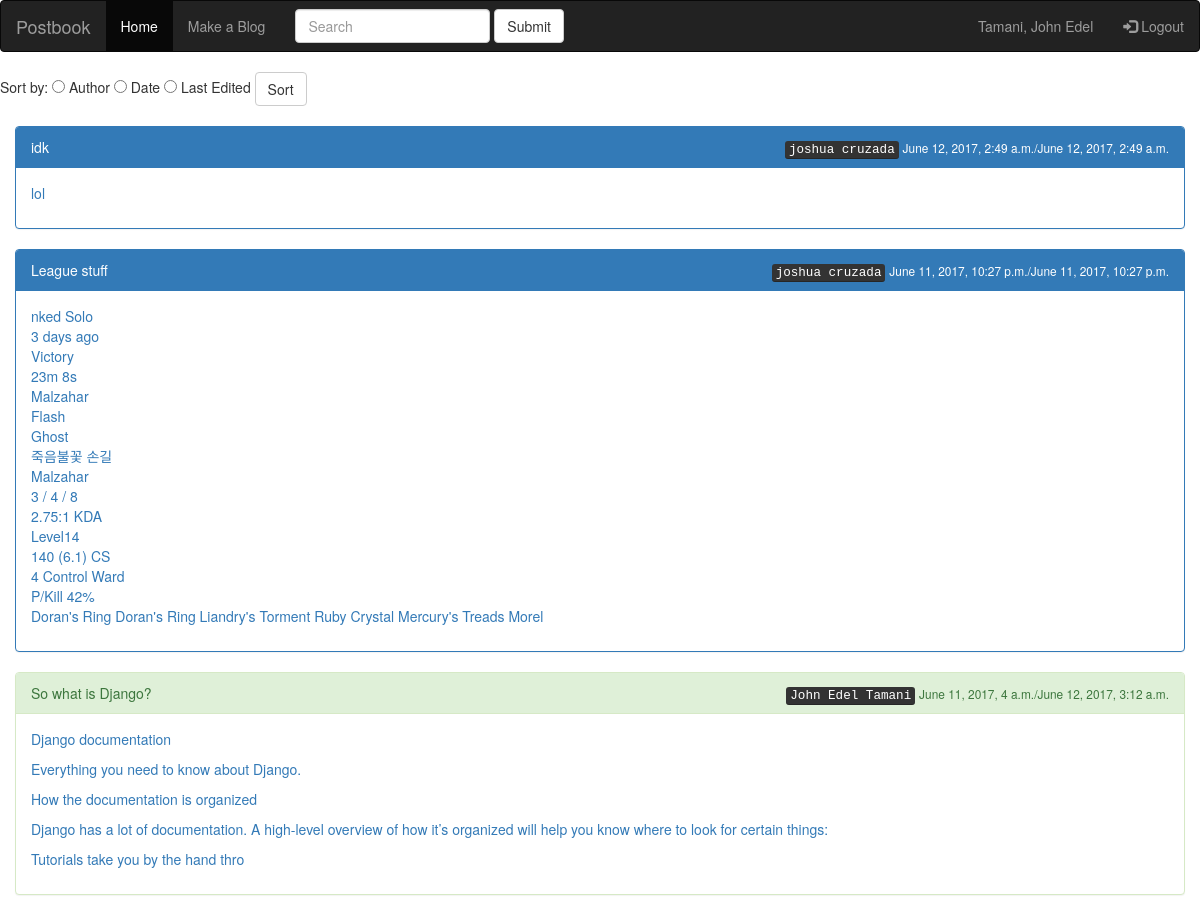
Screenshot of /blog/home (signed in) with the database file from the repository.
### blog/models.py (models this page shows, shortened)
class Author(models.Model):
    first_name = models.CharField(max_length=100)
    last_name = models.CharField(max_length=100)
    password = models.CharField(max_length=100)
    username = models.CharField(max_length=100, primary_key= True)

class Post(models.Model):
    author = models.ForeignKey(Author, on_delete = models.CASCADE)
    cdate = models.DateTimeField(editable=False)
    edate = models.DateTimeField()
    title = models.CharField(max_length = 100)
    content = models.TextField()

### blog/views.py (the view)
# urls.py: url(r'home', views.Home, name = 'home'),
def Home(request):
    posts = None
    postsa = None
    postsb = None
    postsc = None
    reversed = True
    print(request.session['username'])
    if(request.method == "POST"):
        posts = request.session['search']
        try:
            request.session['search'] = request.POST['filter']
        except:
            None
        posts = Post.objects.all()
        postsa = posts.filter(title__icontains=request.session['search'])
        postsb = posts.filter(author__first_name__icontains=request.session['search'])
        postsc = posts.filter(content__icontains=request.session['search'])
        posts = postsa | postsb | postsc
        try:
            if (request.POST['author'] == 'author'):
                posts = posts.order_by('author__first_name','author__last_name')
                reversed = False
        except:
            None
        try:
            if (request.POST['date'] == 'date'):
                posts = posts.order_by('cdate').order_by('cdate')
                reversed = False
        except:
            None
        try:
            if (request.POST['le'] == 'le'):
                posts = posts.order_by('edate').order_by('edate')
                reversed = True
        except:
            None
    else:
        request.session['search'] = ''
        posts = Post.objects.all()
    context = {
        'posts': posts,
        'user': Author.objects.get(username=request.session['username']),
        'reveresed': reversed,
    }
    return render(request, 'Posts.html', context)

### blog/templates/Posts.html (shortened to what this page needs)
{% extends 'base.html' %}
{% block homey %}<li class="active"><a href="/blog/home/">Home</a></li> {% endblock %}
{% block uname %}{{ user.last_name}}, {{ user.first_name }}{% endblock %}
{% block body %}
    <form action = "/blog/home" method = "POST">
    <div>
    Sort by:
      <input type="radio" name="author" value="author"> Author
      <input type="radio" name="date" value="date"> Date
        <input type="radio" name="le" value="le"> Last Edited
        <button type="submit" class="btn btn-default" display:inline-block>Sort</button>
    </div>
    <br>
    </form>
    {% if posts %}
        {% if reveresed == True%}
            {%  for post in posts reversed %}
             <a href = "/blog/{{ post.id }}/">
                <div class = "col-md-12">
                        {% if user.username == post.author.username %}
                            <div class="panel panel-success">
                        {% else %}
                            <div class="panel panel-primary">
                        {% endif %}
                        <div class="panel-heading"> {{ post.title|slice:":50" }} <span style = "float:right"><kbd>{{ post.author.first_name }} {{ post.author.last_name }}</kbd> <small>{{ post.cdate }}/{{ post.edate }}</small></span></div>
                        <div class="panel-body">{{ post.content|linebreaks|slice:":300" }}</div>
                         </div>
                </div>
            </a>
            {% endfor %}
        {% endif %}
    {% else %}
        <header> There are no posts yet on this site, Be the first to try it now!</header>
    {% endif %}
{% endblock %}

### rows the page displays
Author: last_name "Tamani", first_name "John Edel"
Post: title "idk", author.first_name "joshua", author.last_name "cruzada", cdate "June 12, 2017, 2:49 a.m.", edate "June 12, 2017, 2:49 a.m.", content "lol"
Post: title "League stuff", author.first_name "joshua", author.last_name "cruzada", cdate "June 11, 2017, 10:27 p.m.", edate "June 11, 2017, 10:27 p.m.", content "nked Solo 3 days ago Victory 23m 8s Malzahar Flash Ghost 죽음불꽃 손길 Malzahar 3 / 4 / 8 2.75:1 KDA Level14 140 (6.1) CS 4 Control Ward P/Kill 42% Doran's Ring Doran's Ring Liandry's Torment Ruby Crystal Mercury's Treads Morel"
Post: title "So what is Django?", author.first_name "John Edel", author.last_name "Tamani", cdate "June 11, 2017, 4 a.m.", edate "June 12, 2017, 3:12 a.m.", content "Django documentation Everything you need to know about Django. How the documentation is organized Django has a lot of documentation. A high-level overview of how it’s organized will help you know where to look for certain things: Tutorials take you by the hand thro"
